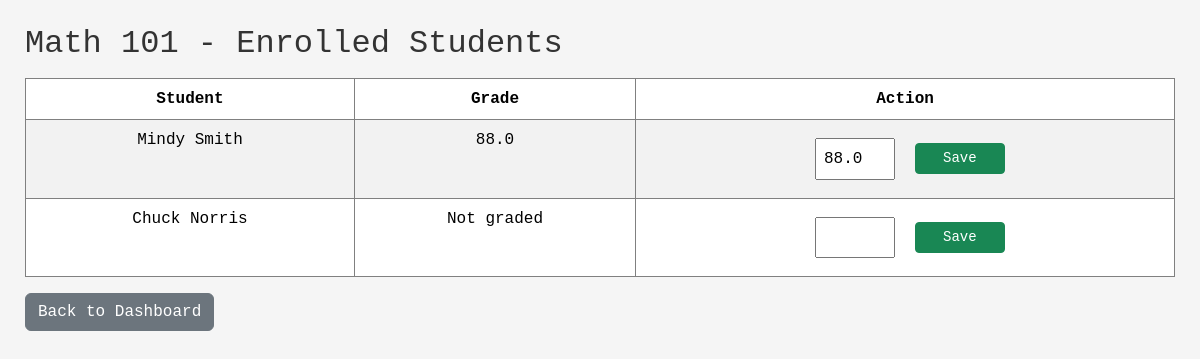
The page /professor/course/3 (signed in) on the database its author committed.
### models.py (models this page shows, shortened)
class Course(db.Model):
    __tablename__ = 'courses'
    id = db.Column(db.Integer, primary_key=True)
    name = db.Column(db.String(100), nullable=False)
    description = db.Column(db.Text, nullable=True)
    capacity = db.Column(db.Integer, nullable=False, default=30)
    teacher_id = db.Column(db.Integer, db.ForeignKey('teachers.id'), nullable=False)
    enrollments = db.relationship('Enrollment', backref='course', lazy=True)

class Student(db.Model):
    __tablename__ = 'students'
    id = db.Column(db.Integer, primary_key=True)
    name = db.Column(db.String(100), nullable=False)
    email = db.Column(db.String(100), unique=True, nullable=False)
    password_hash = db.Column(db.String(200), nullable=False)
    enrollments = db.relationship('Enrollment', backref='student', lazy=True)

class Enrollment(db.Model):
    __tablename__ = 'enrollments'
    id = db.Column(db.Integer, primary_key=True)
    student_id = db.Column(db.Integer, db.ForeignKey('students.id'), nullable=False)
    course_id = db.Column(db.Integer, db.ForeignKey('courses.id'), nullable=False)
    grade = db.Column(db.Float, nullable=True)
    __table_args__ = (
        db.UniqueConstraint('student_id', 'course_id', name='unique_enrollment'),
    )

### app.py (the view)
@app.route('/professor/course/<int:course_id>')
def view_course(course_id):
    if 'user_id' not in session or session.get('role') != 'teacher':
        return redirect(url_for('teacher_login'))
    teacher_id = session['user_id']
    course = Course.query.get_or_404(course_id)
    if course.teacher_id != teacher_id:
        return "Unauthorized", 403
    enrollments = Enrollment.query.filter_by(course_id=course_id).join(Student).all()
    student_data = []
    for enrollment in enrollments:
        student_data.append({
            'id': enrollment.student.id,
            'name': enrollment.student.name,
            'grade': enrollment.grade
        })
    return render_template(
        'professor_course.html',
        course=course,
        students=student_data
    )

### templates/professor_course.html (shortened to what this page needs)
<!DOCTYPE html>
<html lang="en">
<head>
    <link href="https://cdn.jsdelivr.net/npm/bootstrap@5.3.2/dist/css/bootstrap.min.css" rel="stylesheet">
    <link rel="stylesheet" href="/static/css/style.css">
</head>
<body>
<h2>{{ course.name }} - Enrolled Students</h2>
<table class="table table-striped">
  <thead>
    <tr>
      <th>Student</th>
      <th>Grade</th>
      <th>Action</th>
    </tr>
  </thead>
  <tbody>
    {% for student in students %}
    <tr>
      <td>{{ student.name }}</td>
      <td>{{ student.grade or 'Not graded' }}</td>
      <td>
        <input type="number" id="grade-{{ student.id }}" value="{{ student.grade or '' }}" style="width: 80px;">
        <button class="btn btn-sm btn-success" onclick="updateGrade({{ course.id }}, {{ student.id }})">Save</button>
      </td>
    </tr>
    {% endfor %}
  </tbody>
</table>
<button class="btn btn-secondary" onclick="window.location.href='/teacher/dashboard'">
    Back to Dashboard
</button>
</body>
</html>

### static/css/style.css (style rules this page uses)
body { margin: 25px; background-color: whitesmoke; color: #333; font-family: 'Courier New', Courier, monospace; }
input { margin: 10px; padding: 6.7px; }
button { background-color: green; color: white; border: none; padding: 8px 12px; border-radius: 5px; cursor: pointer; }
table { width: 100%; border-collapse: collapse; margin-top: 15px; background-color: white; }
th, td { border: 1px solid gray; padding: 10px; text-align: center; }
th { background-color: green; color: white; }
.btn { min-width: 90px; }

### rows shown on the page
Course: name "Math 101"
Student: name "Mindy Smith"
Enrollment: grade "88.0", grade "88.0"
Student: name "Chuck Norris", grade "Not graded"
